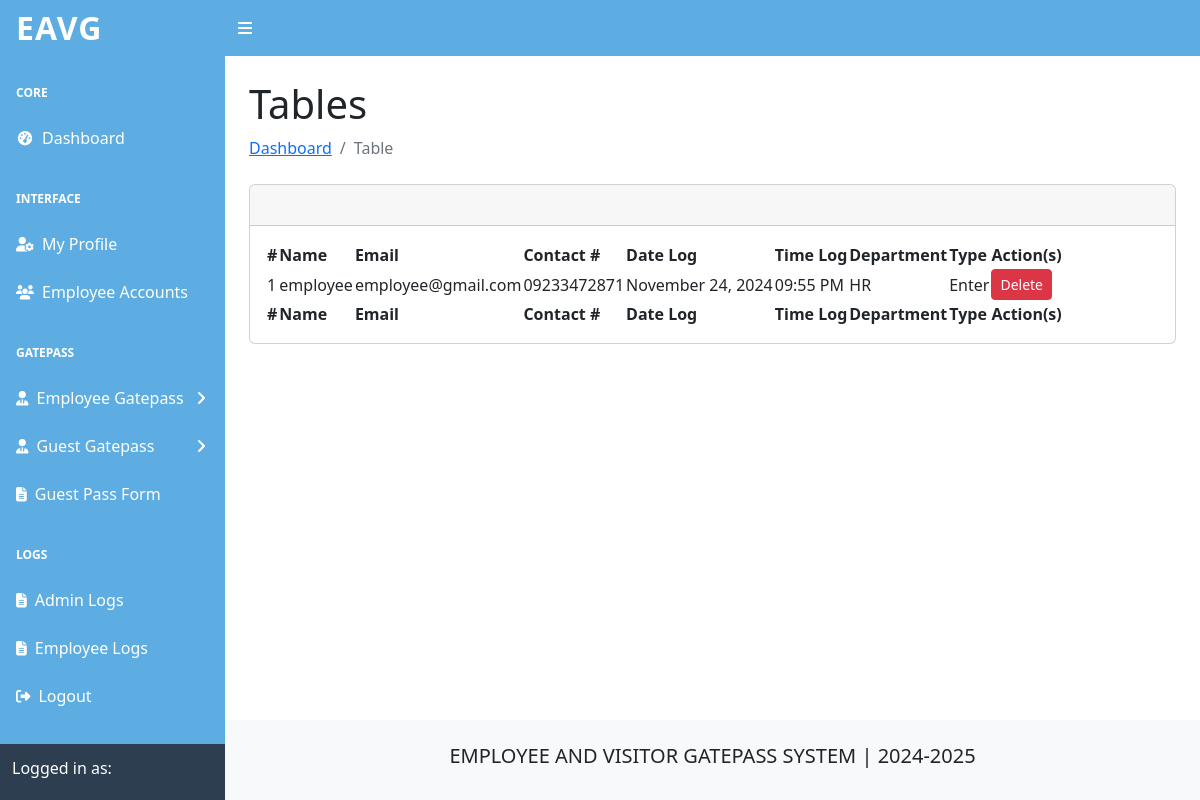
Screenshot of /admin/employee-enter.php with the database file from the repository.
### tables this page shows
CREATE TABLE `employee_gatepass` (
  `id` int(11) NOT NULL,
  `employee_name` varchar(80) NOT NULL,
  `employee_email` varchar(100) NOT NULL,
  `employee_number` varchar(20) NOT NULL,
  `date_log` date NOT NULL,
  `time_log` time NOT NULL,
  `department` varchar(20) NOT NULL,
  `type` varchar(15) NOT NULL
);

### admin/employee-enter.php (the view, shortened to what this page needs)
<?php
    include('../includes/admin-header.php');
    $employee_gatepass = $connGatepass->query("SELECT * FROM `employee_gatepass` WHERE type = 'Enter'")->fetchAll(PDO::FETCH_ASSOC);
?>
<main>
    <div class="container-fluid px-4">
        <h1 class="mt-4">Tables</h1>
        <ol class="breadcrumb mb-4">
            <li class="breadcrumb-item"><a href="index.html">Dashboard</a></li>
            <li class="breadcrumb-item active">Table</li>
        </ol>
        <div class="card mb-4 mt-4">
            <div class="card-header">
                <br>
            </div>
            <div class="card-body">
                <table id="datatablesSimple">
                    <thead>
                        <tr>
                            <th>#</th>
                            <th>Name</th>
                            <th>Email</th>
                            <th>Contact #</th>
                            <th>Date Log</th>
                            <th>Time Log</th>
                            <th>Department</th>
                            <th>Type</th>
                            <th>Action(s)</th>
                        </tr>
                    </thead>
                    <tfoot>
                        <tr>
                            <th>#</th>
                            <th>Name</th>
                            <th>Email</th>
                            <th>Contact #</th>
                            <th>Date Log</th>
                            <th>Time Log</th>
                            <th>Department</th>
                            <th>Type</th>
                            <th>Action(s)</th>
                        </tr>
                    </tfoot>
                    <tbody>
                        <?php
                            $count = 1;
                            foreach ($employee_gatepass as $employee):
                            ?>
                            <tr>
                                <td><?php echo $count++; ?></td>
                                <td><?php echo ($employee['employee_name']); ?></td>
                                <td><?php echo ($employee['employee_email']); ?></td>
                                <td><?php echo ($employee['employee_number']); ?></td>
                                <td><?php echo date('F j, Y', strtotime($employee['date_log'])); ?></td>
                                <td><?php echo date('h:i A', strtotime($employee['time_log'])); ?></td>
                                <td><?php echo ($employee['department']); ?></td>
                                <td><?php echo ($employee['type']); ?></td>
                                <td>
                                    <form method="POST" action="" class="delete-form">
                                        <button type="submit" class="btn btn-danger btn-sm delete-button">Delete</button>
                                    </form>
                                </td>
                            </tr>
                        <?php endforeach; ?>
                    </tbody>
                </table>
            </div>
        </div>
    </div>
</main>
<?php include('../includes/footer.php');?>
<?php include('../includes/scripts.php');?>

### rows the page displays
employee_gatepass: employee_name "employee", employee_email "employee@gmail.com", employee_number "09233472871", date_log "November 24, 2024", time_log "09:55 PM", department "HR", type "Enter"
